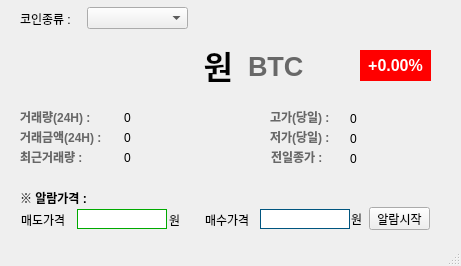
<?xml version="1.0" encoding="UTF-8"?>
<ui version="4.0">
 <class>MainWindow</class>
 <widget class="QMainWindow" name="MainWindow">
  <property name="geometry">
   <rect>
    <x>0</x>
    <y>0</y>
    <width>461</width>
    <height>266</height>
   </rect>
  </property>
  <property name="windowTitle">
   <string>MainWindow</string>
  </property>
  <widget class="QWidget" name="centralwidget">
   <widget class="QLabel" name="label">
    <property name="geometry">
     <rect>
      <x>20</x>
      <y>13</y>
      <width>56</width>
      <height>12</height>
     </rect>
    </property>
    <property name="text">
     <string>코인종류 :</string>
    </property>
   </widget>
   <widget class="QComboBox" name="coin_comboBox">
    <property name="geometry">
     <rect>
      <x>87</x>
      <y>7</y>
      <width>101</width>
      <height>22</height>
     </rect>
    </property>
    <property name="font">
     <font>
      <pointsize>10</pointsize>
     </font>
    </property>
   </widget>
   <widget class="QLabel" name="coin_price_label">
    <property name="geometry">
     <rect>
      <x>12</x>
      <y>39</y>
      <width>221</width>
      <height>51</height>
     </rect>
    </property>
    <property name="font">
     <font>
      <family>맑은 고딕</family>
      <pointsize>24</pointsize>
      <weight>75</weight>
      <bold>true</bold>
     </font>
    </property>
    <property name="text">
     <string>원</string>
    </property>
    <property name="alignment">
     <set>Qt::AlignRight|Qt::AlignTrailing|Qt::AlignVCenter</set>
    </property>
   </widget>
   <widget class="QLabel" name="coin_ticker_label">
    <property name="geometry">
     <rect>
      <x>248</x>
      <y>51</y>
      <width>101</width>
      <height>31</height>
     </rect>
    </property>
    <property name="font">
     <font>
      <family>Arial</family>
      <pointsize>20</pointsize>
      <weight>75</weight>
      <bold>true</bold>
     </font>
    </property>
    <property name="styleSheet">
     <string notr="true">color:rgb(104, 104, 104)</string>
    </property>
    <property name="text">
     <string>BTC</string>
    </property>
   </widget>
   <widget class="QLabel" name="coin_changelate_label">
    <property name="geometry">
     <rect>
      <x>360</x>
      <y>50</y>
      <width>71</width>
      <height>31</height>
     </rect>
    </property>
    <property name="font">
     <font>
      <family>Arial</family>
      <pointsize>12</pointsize>
      <weight>75</weight>
      <bold>true</bold>
     </font>
    </property>
    <property name="styleSheet">
     <string notr="true">background-color:rgb(255, 0, 0);color:white;</string>
    </property>
    <property name="text">
     <string>+0.00%</string>
    </property>
    <property name="alignment">
     <set>Qt::AlignCenter</set>
    </property>
   </widget>
   <widget class="QLabel" name="label_5">
    <property name="geometry">
     <rect>
      <x>20</x>
      <y>109</y>
      <width>91</width>
      <height>16</height>
     </rect>
    </property>
    <property name="font">
     <font>
      <weight>75</weight>
      <bold>true</bold>
     </font>
    </property>
    <property name="styleSheet">
     <string notr="true">color:rgb(103, 103, 103)</string>
    </property>
    <property name="text">
     <string>거래량(24H) :</string>
    </property>
   </widget>
   <widget class="QLabel" name="acc_trade_volume_label">
    <property name="geometry">
     <rect>
      <x>124</x>
      <y>110</y>
      <width>131</width>
      <height>16</height>
     </rect>
    </property>
    <property name="text">
     <string>0</string>
    </property>
   </widget>
   <widget class="QLabel" name="label_7">
    <property name="geometry">
     <rect>
      <x>20</x>
      <y>129</y>
      <width>101</width>
      <height>16</height>
     </rect>
    </property>
    <property name="font">
     <font>
      <weight>75</weight>
      <bold>true</bold>
     </font>
    </property>
    <property name="styleSheet">
     <string notr="true">color:rgb(103, 103, 103)</string>
    </property>
    <property name="text">
     <string>거래금액(24H) :</string>
    </property>
   </widget>
   <widget class="QLabel" name="acc_trade_price_label">
    <property name="geometry">
     <rect>
      <x>124</x>
      <y>130</y>
      <width>121</width>
      <height>16</height>
     </rect>
    </property>
    <property name="text">
     <string>0</string>
    </property>
   </widget>
   <widget class="QLabel" name="label_9">
    <property name="geometry">
     <rect>
      <x>20</x>
      <y>149</y>
      <width>91</width>
      <height>16</height>
     </rect>
    </property>
    <property name="font">
     <font>
      <weight>75</weight>
      <bold>true</bold>
     </font>
    </property>
    <property name="styleSheet">
     <string notr="true">color:rgb(103, 103, 103)</string>
    </property>
    <property name="text">
     <string>최근거래량 :</string>
    </property>
   </widget>
   <widget class="QLabel" name="trade_volume_label">
    <property name="geometry">
     <rect>
      <x>124</x>
      <y>150</y>
      <width>121</width>
      <height>16</height>
     </rect>
    </property>
    <property name="text">
     <string>0</string>
    </property>
   </widget>
   <widget class="QLabel" name="label_11">
    <property name="geometry">
     <rect>
      <x>270</x>
      <y>109</y>
      <width>81</width>
      <height>16</height>
     </rect>
    </property>
    <property name="font">
     <font>
      <weight>75</weight>
      <bold>true</bold>
     </font>
    </property>
    <property name="styleSheet">
     <string notr="true">color:rgb(103, 103, 103)</string>
    </property>
    <property name="text">
     <string>고가(당일) :</string>
    </property>
   </widget>
   <widget class="QLabel" name="label_12">
    <property name="geometry">
     <rect>
      <x>270</x>
      <y>129</y>
      <width>81</width>
      <height>16</height>
     </rect>
    </property>
    <property name="font">
     <font>
      <weight>75</weight>
      <bold>true</bold>
     </font>
    </property>
    <property name="styleSheet">
     <string notr="true">color:rgb(103, 103, 103)</string>
    </property>
    <property name="text">
     <string>저가(당일) :</string>
    </property>
   </widget>
   <widget class="QLabel" name="label_13">
    <property name="geometry">
     <rect>
      <x>271</x>
      <y>149</y>
      <width>71</width>
      <height>16</height>
     </rect>
    </property>
    <property name="font">
     <font>
      <weight>75</weight>
      <bold>true</bold>
     </font>
    </property>
    <property name="styleSheet">
     <string notr="true">color:rgb(103, 103, 103)</string>
    </property>
    <property name="text">
     <string>전일종가 :</string>
    </property>
   </widget>
   <widget class="QLabel" name="high_price_label">
    <property name="geometry">
     <rect>
      <x>350</x>
      <y>109</y>
      <width>91</width>
      <height>20</height>
     </rect>
    </property>
    <property name="text">
     <string>0</string>
    </property>
   </widget>
   <widget class="QLabel" name="prev_closing_price_label">
    <property name="geometry">
     <rect>
      <x>350</x>
      <y>149</y>
      <width>81</width>
      <height>20</height>
     </rect>
    </property>
    <property name="text">
     <string>0</string>
    </property>
   </widget>
   <widget class="QLabel" name="low_price_label">
    <property name="geometry">
     <rect>
      <x>350</x>
      <y>129</y>
      <width>91</width>
      <height>20</height>
     </rect>
    </property>
    <property name="text">
     <string>0</string>
    </property>
   </widget>
   <widget class="QLabel" name="label_2">
    <property name="geometry">
     <rect>
      <x>20</x>
      <y>190</y>
      <width>101</width>
      <height>16</height>
     </rect>
    </property>
    <property name="font">
     <font>
      <weight>75</weight>
      <italic>false</italic>
      <bold>true</bold>
     </font>
    </property>
    <property name="text">
     <string>※ 알람가격 :</string>
    </property>
   </widget>
   <widget class="QLabel" name="label_3">
    <property name="geometry">
     <rect>
      <x>21</x>
      <y>212</y>
      <width>61</width>
      <height>16</height>
     </rect>
    </property>
    <property name="text">
     <string>매도가격</string>
    </property>
   </widget>
   <widget class="QLineEdit" name="alarm_price1">
    <property name="geometry">
     <rect>
      <x>77</x>
      <y>209</y>
      <width>90</width>
      <height>20</height>
     </rect>
    </property>
    <property name="styleSheet">
     <string notr="true">border:1px solid rgb(0, 170, 0);</string>
    </property>
    <property name="text">
     <string/>
    </property>
    <property name="alignment">
     <set>Qt::AlignRight|Qt::AlignTrailing|Qt::AlignVCenter</set>
    </property>
   </widget>
   <widget class="QLineEdit" name="alarm_price2">
    <property name="geometry">
     <rect>
      <x>260</x>
      <y>209</y>
      <width>90</width>
      <height>20</height>
     </rect>
    </property>
    <property name="styleSheet">
     <string notr="true">border:1px solid rgb(0, 85, 127);</string>
    </property>
    <property name="alignment">
     <set>Qt::AlignRight|Qt::AlignTrailing|Qt::AlignVCenter</set>
    </property>
   </widget>
   <widget class="QLabel" name="label_4">
    <property name="geometry">
     <rect>
      <x>205</x>
      <y>212</y>
      <width>61</width>
      <height>16</height>
     </rect>
    </property>
    <property name="text">
     <string>매수가격</string>
    </property>
   </widget>
   <widget class="QPushButton" name="alarmButton">
    <property name="geometry">
     <rect>
      <x>369</x>
      <y>207</y>
      <width>61</width>
      <height>23</height>
     </rect>
    </property>
    <property name="text">
     <string>알람시작</string>
    </property>
   </widget>
   <widget class="QLabel" name="label_6">
    <property name="geometry">
     <rect>
      <x>169</x>
      <y>212</y>
      <width>21</width>
      <height>16</height>
     </rect>
    </property>
    <property name="text">
     <string>원</string>
    </property>
   </widget>
   <widget class="QLabel" name="label_8">
    <property name="geometry">
     <rect>
      <x>351</x>
      <y>211</y>
      <width>21</width>
      <height>16</height>
     </rect>
    </property>
    <property name="text">
     <string>원</string>
    </property>
   </widget>
  </widget>
  <widget class="QStatusBar" name="statusbar"/>
 </widget>
 <resources/>
 <connections/>
</ui>
